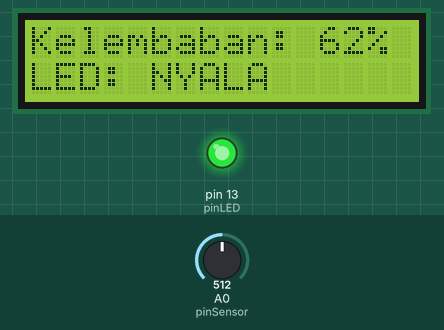
The sketch below on a simulated Arduino Uno, built with avr-gcc and run on an emulated ATmega328P. Shown: 16×2 character LCD, output pins drawn as LEDs (lit = HIGH). The inputs (shaded band) are chosen by the test bench; at power-on: A0 (pinSensor) = 512. What the sketch prints to the serial monitor is not drawn.

Above: at 3.3 s.
3.4 s: A0 (pinSensor) set to 591
At 5.0 s:
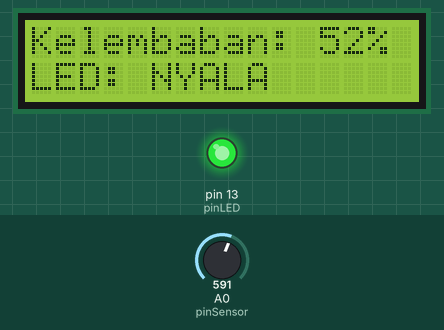
5.7 s: A0 (pinSensor) set to 619
At 6.6 s:
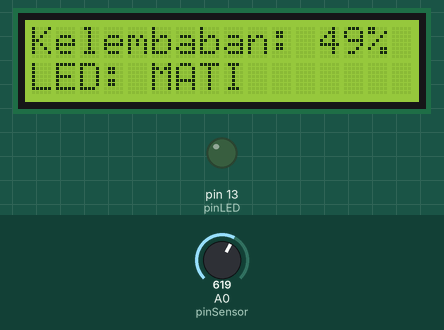
7.7 s: A0 (pinSensor) set to 716
At 9.3 s:
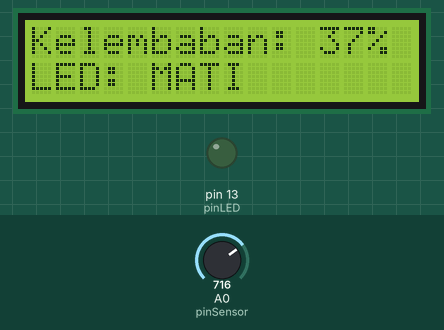
9.8 s: A0 (pinSensor) set to 511
At 10.9 s:
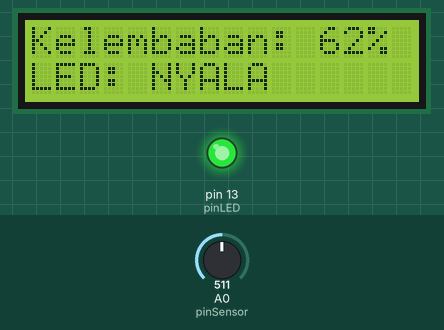
Timing chart, 0 to 12.8 s (numbered marks = the images above; inputs shaded):
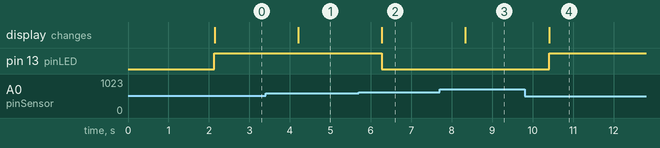

Measured:
- the behaviour switches between 603 and 604 on A0 (pinSensor) (found by bisection; images 1 and 2)
- after the input at 3.4 s, the display: changes after 0.80 s (image 1)
- after the input at 5.7 s, pin 13 (pinLED): HIGH → LOW after 0.57 s; the display: changes after 0.57 s (image 2)
- after the input at 7.7 s, the display: changes after 0.64 s (image 3)
- after the input at 9.8 s, pin 13 (pinLED): LOW → HIGH after 0.60 s; the display: changes after 0.60 s (image 4)

The sketch:

SensorKelembapanTanah.ino
```cpp
#include <Wire.h>
#include <LiquidCrystal_I2C.h>

LiquidCrystal_I2C lcd(0x27, 16, 2);

const int pinSensor = A0;
const int pinLED = 13;
const int batasAtas = 50;

int nilaiMentah = 0;
int persentaseKelembaban = 0;

void setup() {
  Serial.begin(9600);
  pinMode(pinLED, OUTPUT);

  lcd.init();
  lcd.clear();
  lcd.backlight();

  lcd.setCursor(0, 0);
  lcd.print("  MONITOR TANAH  ");
  lcd.setCursor(0, 1);
  lcd.print("  BATAS NYALA 30% ");
  delay(2000);
  lcd.clear();
}

void loop() {
  nilaiMentah = analogRead(pinSensor);

  persentaseKelembaban = map(nilaiMentah, 1023, 200, 0, 100);

  if(persentaseKelembaban > 100) persentaseKelembaban = 100;
  if(persentaseKelembaban < 0)   persentaseKelembaban = 0;

  lcd.setCursor(0, 0);
  lcd.print("Kelembaban: ");
  lcd.print(persentaseKelembaban);
  lcd.print("%   ");
  lcd.setCursor(0, 1);
  if (persentaseKelembaban > batasAtas) {
    lcd.print("LED: NYALA      ");
    digitalWrite(pinLED, HIGH);
  }
  else {
    lcd.print("LED: MATI       ");
    digitalWrite(pinLED, LOW);
  }

  Serial.print("Kelembaban: ");
  Serial.print(persentaseKelembaban);
  Serial.println(persentaseKelembaban > batasAtas ? "% -> LED NYALA" : "% -> LED MATI");

  delay(1000);
}
```
